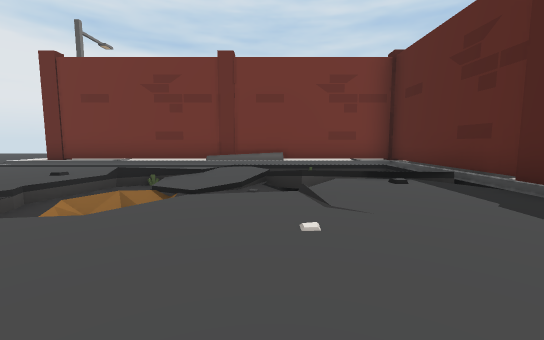
view 1 (above)

17 first-person views from a walk through a scene from a Unity 3-D project. The camera is 1.2 m above the floor, tilts 6° down and sees 90° across. The floor is counted in squares, 2 m on a side. Each view is taken from the middle of a square. On the plan, view 1 faces up. The plan holds only what a view shows up to about 9 squares ahead; the rest is blank. The place goes on beyond the plan. The player character is not drawn.

view 2
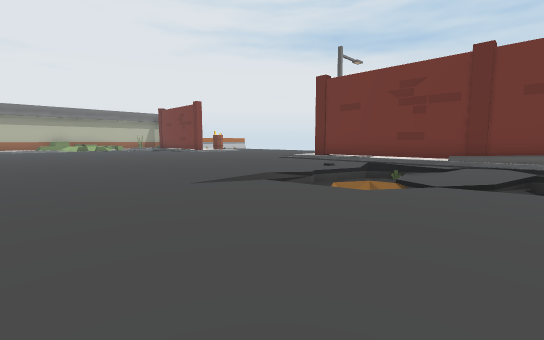

view 3
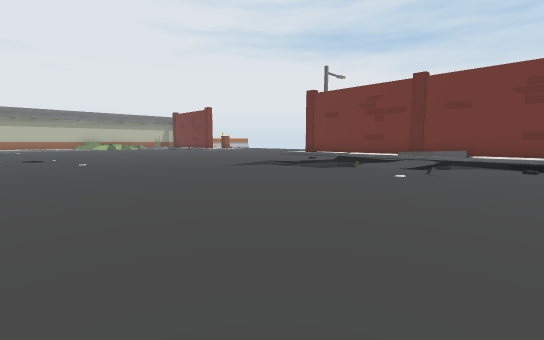

view 4
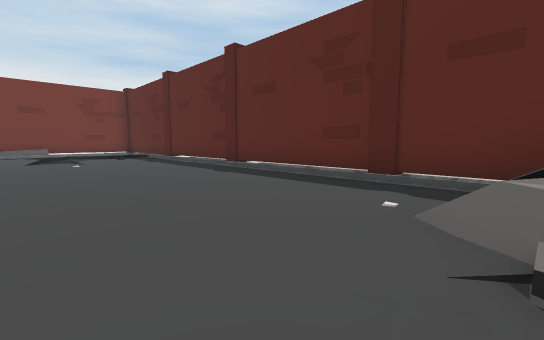

view 5
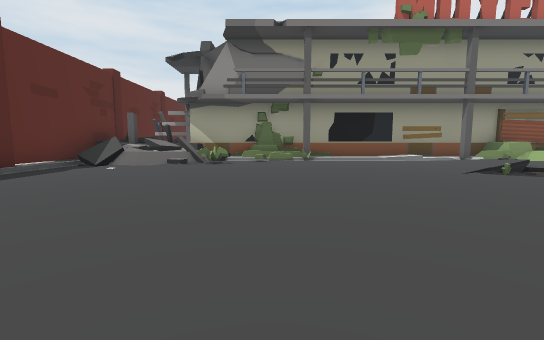

view 6
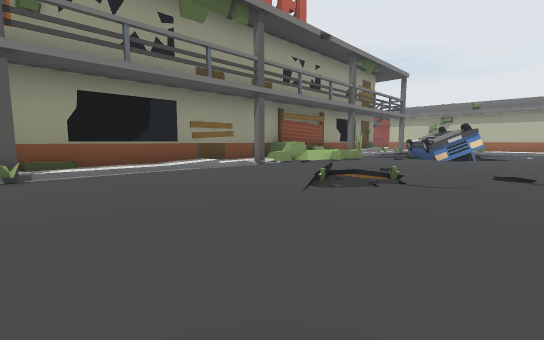

view 7
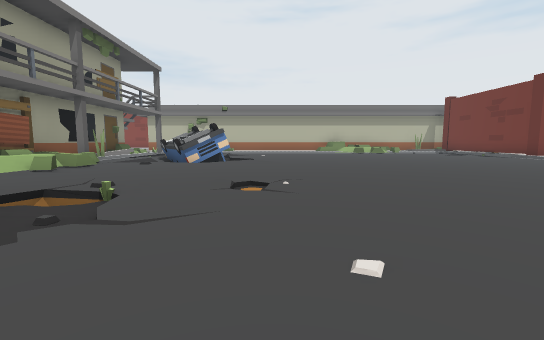

view 8
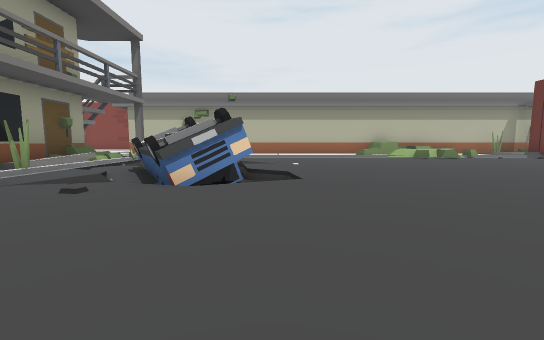

view 9
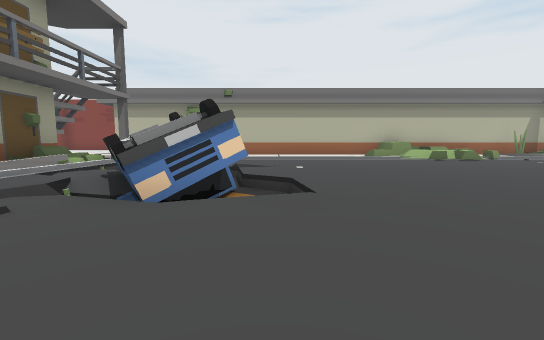

view 10
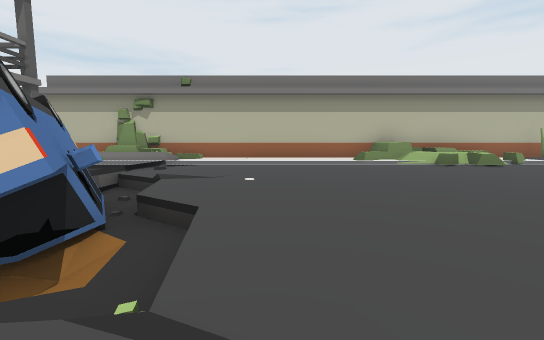

view 11
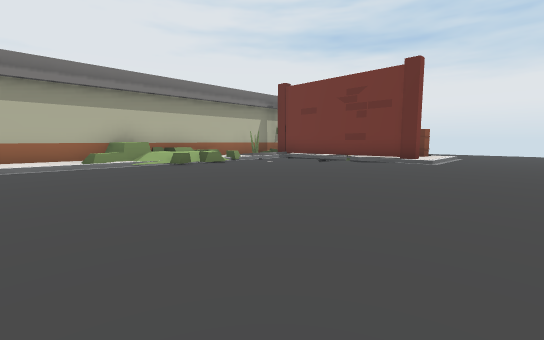

view 12
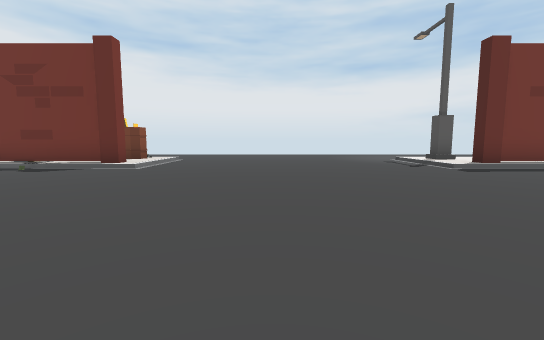

view 13
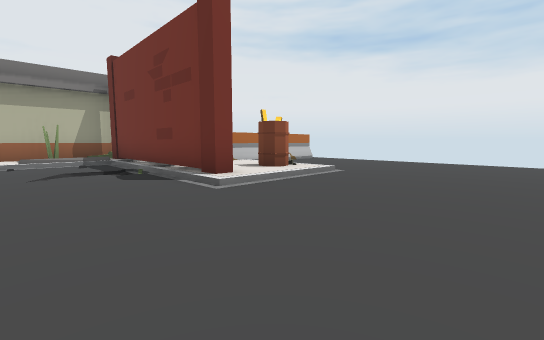

view 14
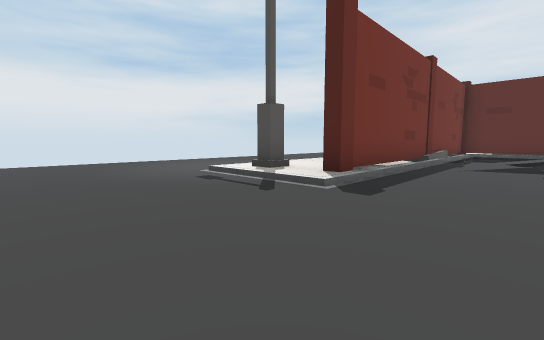

view 15
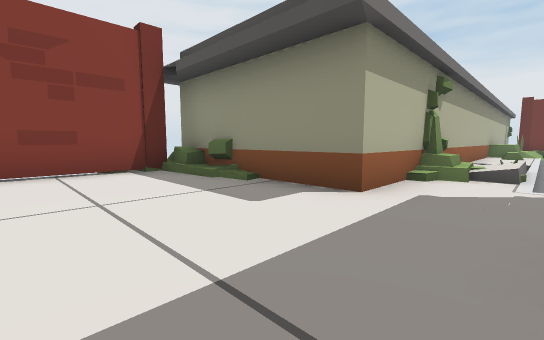

view 16
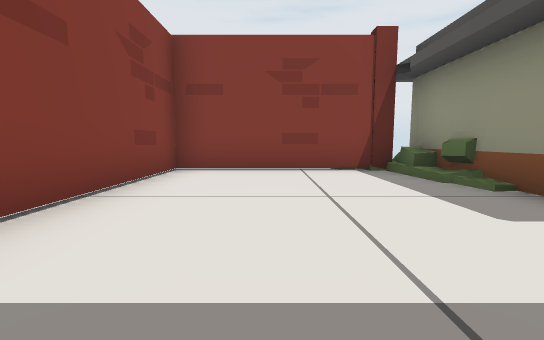

view 17
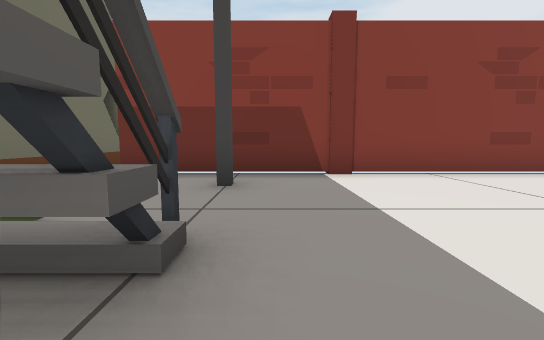

### Floor plan
Key: @ floor where view 1 was taken; # wall or solid block; . main floor; : floor 0.25 m higher than the main floor; - floor 0.5 m lower than the main floor; / step, stairs or slope; = window, fence, low wall or low ledge; ^ raised ledge; B barrel; O other object.
Columns run from 25 left of view 1 to 4 right of it. Each row starts with its distance up from view 1.
 13           ..........
 12          ............
 11          ............
 10         O///......////
  9          :B/....../#::
  8      ###O##/....../##########
  7      #//////......//////////#
  6      #/./............../.// #
  5      # ...............=//=//#
  4     ##=...............///-=/#
  3     ##=.............../ /=..#
  2     #^/...............//....#
  1     #^/.....................#
  0     # /..................@..#
 -1     #:/.....................#:
 -2     #:/.....................#:
 -3     #./...///...............#:
 -4     #./..-OOO....=//........#:
 -5     #////OOO/....//.........#:
 -6     #//  /OO/....//......=//#:
 -7     #/////###=//.#/......==##
 -8     #::=######/^=::::/#### ##
 -9 #####::         #######
-10 #::::::#
-11 #::::::##
-12 #::::::::#
-13 #::::::::
-14 ##########

Positions as (right, up) in squares from view 1, and headings:
1: (0, 0), facing up
2: (0, -1), facing up-left
3: (2, -3), facing up-left
4: (-1, -6), facing up-right
5: (-2, 1), facing down
6: (-3, -2), facing down-left
7: (-5, -2), facing left
8: (-9, -3), facing left
9: (-10, -3), facing left
10: (-12, -2), facing left
11: (-12, -1), facing up-left
12: (-11, 1), facing up
13: (-11, 5), facing up-left
14: (-10, 5), facing up-right
15: (-19, -12), facing up-left
16: (-19, -12), facing left
17: (-19, -9), facing down
